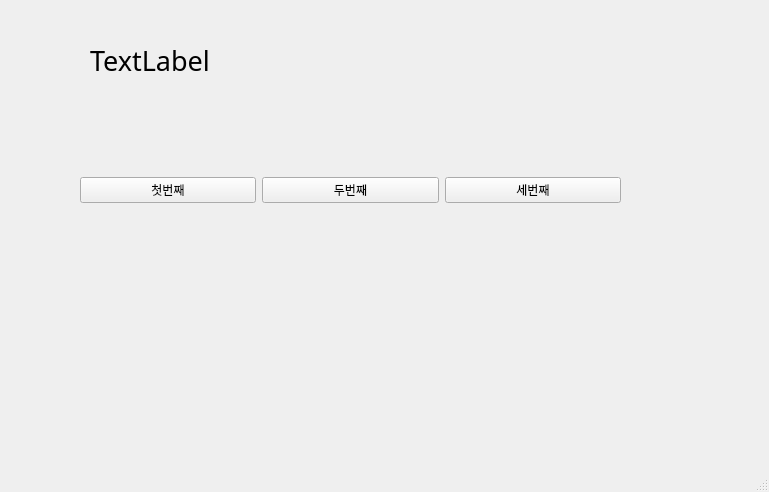
<?xml version="1.0" encoding="UTF-8"?>
<ui version="4.0">
 <class>MainWindow</class>
 <widget class="QMainWindow" name="MainWindow">
  <property name="geometry">
   <rect>
    <x>0</x>
    <y>0</y>
    <width>769</width>
    <height>492</height>
   </rect>
  </property>
  <property name="windowTitle">
   <string>MainWindow</string>
  </property>
  <widget class="QWidget" name="centralwidget">
   <widget class="QWidget" name="horizontalLayoutWidget">
    <property name="geometry">
     <rect>
      <x>80</x>
      <y>110</y>
      <width>541</width>
      <height>161</height>
     </rect>
    </property>
    <layout class="QHBoxLayout" name="horizontalLayout">
     <item>
      <widget class="QPushButton" name="pushButton">
       <property name="text">
        <string>첫번째</string>
       </property>
      </widget>
     </item>
     <item>
      <widget class="QPushButton" name="pushButton_2">
       <property name="text">
        <string>두번째</string>
       </property>
      </widget>
     </item>
     <item>
      <widget class="QPushButton" name="pushButton_3">
       <property name="text">
        <string>세번째</string>
       </property>
      </widget>
     </item>
    </layout>
   </widget>
   <widget class="QLabel" name="label">
    <property name="geometry">
     <rect>
      <x>90</x>
      <y>30</y>
      <width>601</width>
      <height>61</height>
     </rect>
    </property>
    <property name="font">
     <font>
      <family>맑은 고딕</family>
      <pointsize>20</pointsize>
      <weight>50</weight>
      <bold>false</bold>
     </font>
    </property>
    <property name="text">
     <string>TextLabel</string>
    </property>
   </widget>
  </widget>
  <widget class="QMenuBar" name="menubar">
   <property name="geometry">
    <rect>
     <x>0</x>
     <y>0</y>
     <width>769</width>
     <height>21</height>
    </rect>
   </property>
  </widget>
  <widget class="QStatusBar" name="statusbar"/>
 </widget>
 <resources/>
 <connections>
  <connection>
   <sender>pushButton</sender>
   <signal>clicked()</signal>
   <receiver>MainWindow</receiver>
   <slot>firstClick()</slot>
   <hints>
    <hint type="sourcelabel">
     <x>146</x>
     <y>205</y>
    </hint>
    <hint type="destinationlabel">
     <x>198</x>
     <y>255</y>
    </hint>
   </hints>
  </connection>
  <connection>
   <sender>pushButton_2</sender>
   <signal>clicked()</signal>
   <receiver>MainWindow</receiver>
   <slot>secondClick()</slot>
   <hints>
    <hint type="sourcelabel">
     <x>318</x>
     <y>205</y>
    </hint>
    <hint type="destinationlabel">
     <x>355</x>
     <y>259</y>
    </hint>
   </hints>
  </connection>
  <connection>
   <sender>pushButton_3</sender>
   <signal>clicked()</signal>
   <receiver>MainWindow</receiver>
   <slot>thirdClick()</slot>
   <hints>
    <hint type="sourcelabel">
     <x>519</x>
     <y>205</y>
    </hint>
    <hint type="destinationlabel">
     <x>592</x>
     <y>272</y>
    </hint>
   </hints>
  </connection>
 </connections>
 <slots>
  <slot>firstClick()</slot>
  <slot>secondClick()</slot>
  <slot>thirdClick()</slot>
 </slots>
</ui>
